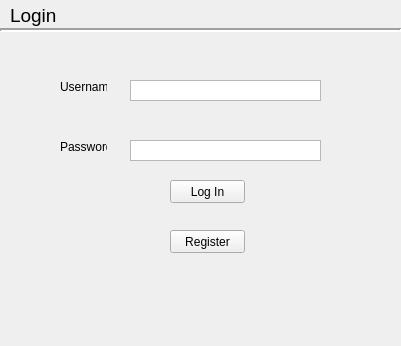
<?xml version="1.0" encoding="UTF-8"?>
<ui version="4.0">
 <class>StackedWidget</class>
 <widget class="QStackedWidget" name="StackedWidget">
  <property name="geometry">
   <rect>
    <x>0</x>
    <y>0</y>
    <width>401</width>
    <height>346</height>
   </rect>
  </property>
  <property name="windowTitle">
   <string>Login</string>
  </property>
  <property name="windowIcon">
   <iconset>
    <normaloff>marta-logo.jpg</normaloff>marta-logo.jpg</iconset>
  </property>
  <property name="autoFillBackground">
   <bool>false</bool>
  </property>
  <property name="frameShadow">
   <enum>QFrame::Plain</enum>
  </property>
  <property name="currentIndex">
   <number>0</number>
  </property>
  <widget class="QWidget" name="Login">
   <widget class="QPushButton" name="logInButton">
    <property name="geometry">
     <rect>
      <x>170</x>
      <y>180</y>
      <width>75</width>
      <height>23</height>
     </rect>
    </property>
    <property name="text">
     <string>Log In</string>
    </property>
   </widget>
   <widget class="QPushButton" name="registerButton">
    <property name="geometry">
     <rect>
      <x>170</x>
      <y>230</y>
      <width>75</width>
      <height>23</height>
     </rect>
    </property>
    <property name="text">
     <string>Register</string>
    </property>
   </widget>
   <widget class="QLabel" name="usernameLabel">
    <property name="geometry">
     <rect>
      <x>60</x>
      <y>80</y>
      <width>47</width>
      <height>13</height>
     </rect>
    </property>
    <property name="text">
     <string>Username</string>
    </property>
   </widget>
   <widget class="QLabel" name="passwordLabel">
    <property name="geometry">
     <rect>
      <x>60</x>
      <y>140</y>
      <width>47</width>
      <height>13</height>
     </rect>
    </property>
    <property name="text">
     <string>Password</string>
    </property>
   </widget>
   <widget class="QPlainTextEdit" name="usernameTextEdit">
    <property name="geometry">
     <rect>
      <x>130</x>
      <y>80</y>
      <width>191</width>
      <height>21</height>
     </rect>
    </property>
    <property name="verticalScrollBarPolicy">
     <enum>Qt::ScrollBarAlwaysOff</enum>
    </property>
    <property name="plainText">
     <string/>
    </property>
   </widget>
   <widget class="QPlainTextEdit" name="passwordTextEdit">
    <property name="geometry">
     <rect>
      <x>130</x>
      <y>140</y>
      <width>191</width>
      <height>21</height>
     </rect>
    </property>
    <property name="maximumSize">
     <size>
      <width>16777000</width>
      <height>16777000</height>
     </size>
    </property>
    <property name="verticalScrollBarPolicy">
     <enum>Qt::ScrollBarAlwaysOff</enum>
    </property>
    <property name="horizontalScrollBarPolicy">
     <enum>Qt::ScrollBarAsNeeded</enum>
    </property>
    <property name="documentTitle">
     <string/>
    </property>
    <property name="readOnly">
     <bool>false</bool>
    </property>
   </widget>
   <widget class="QLabel" name="frameLabelTop">
    <property name="geometry">
     <rect>
      <x>10</x>
      <y>0</y>
      <width>51</width>
      <height>31</height>
     </rect>
    </property>
    <property name="font">
     <font>
      <pointsize>14</pointsize>
     </font>
    </property>
    <property name="text">
     <string>Login</string>
    </property>
   </widget>
   <widget class="Line" name="line">
    <property name="geometry">
     <rect>
      <x>0</x>
      <y>20</y>
      <width>401</width>
      <height>20</height>
     </rect>
    </property>
    <property name="maximumSize">
     <size>
      <width>16777215</width>
      <height>16777215</height>
     </size>
    </property>
    <property name="font">
     <font>
      <pointsize>8</pointsize>
     </font>
    </property>
    <property name="lineWidth">
     <number>2</number>
    </property>
    <property name="orientation">
     <enum>Qt::Horizontal</enum>
    </property>
   </widget>
  </widget>
  <widget class="QWidget" name="page_2"/>
 </widget>
 <resources/>
 <connections/>
</ui>
